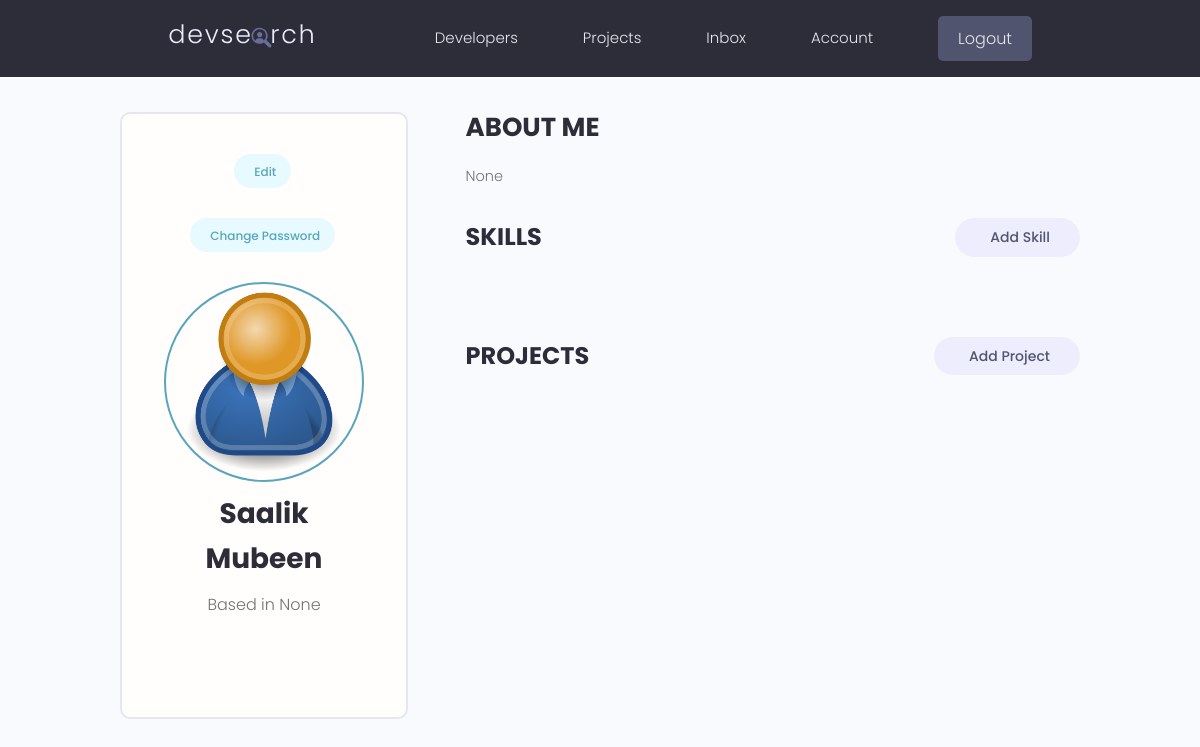
/account/ (signed in), run on an earlier commit of the app's database.
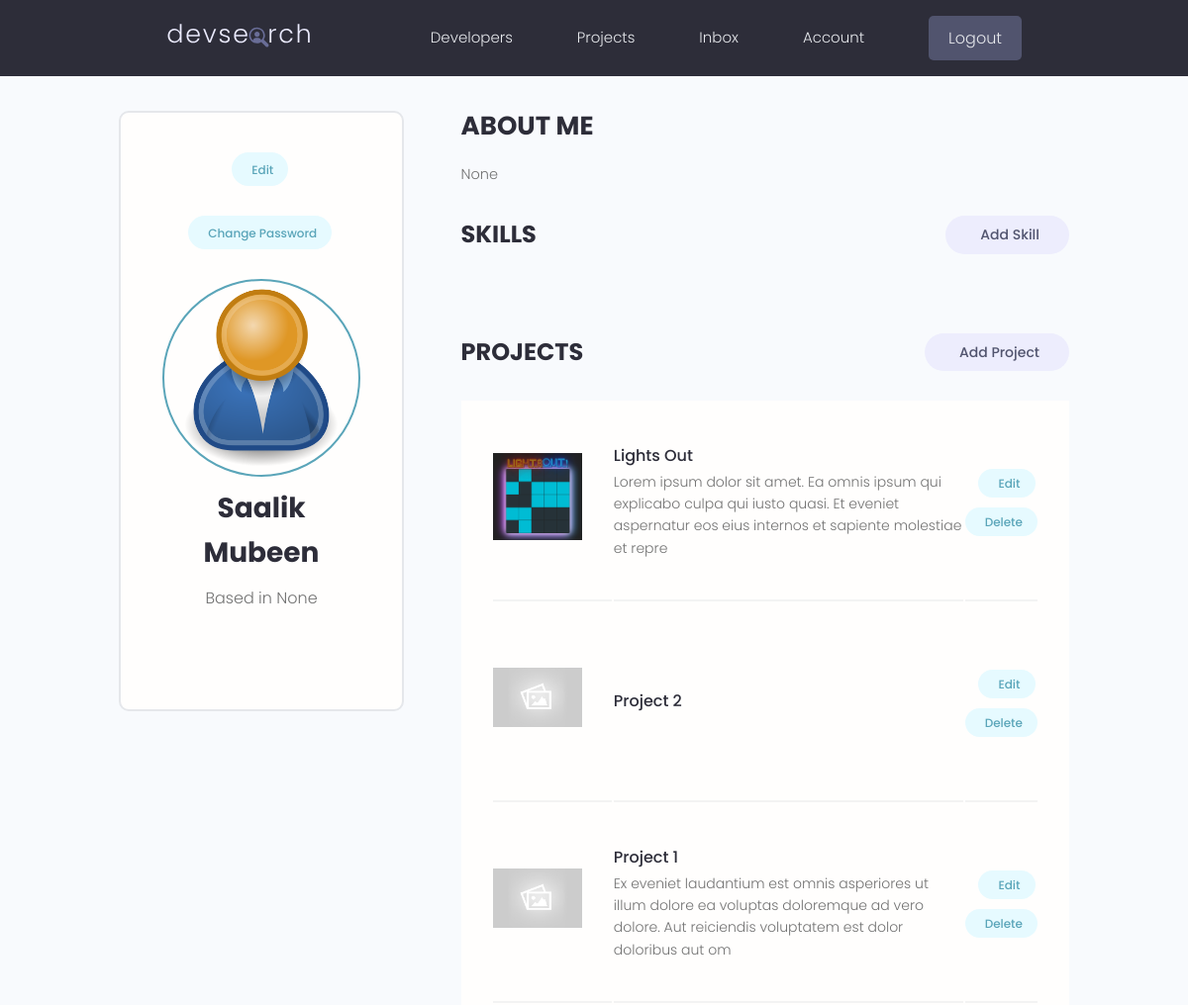
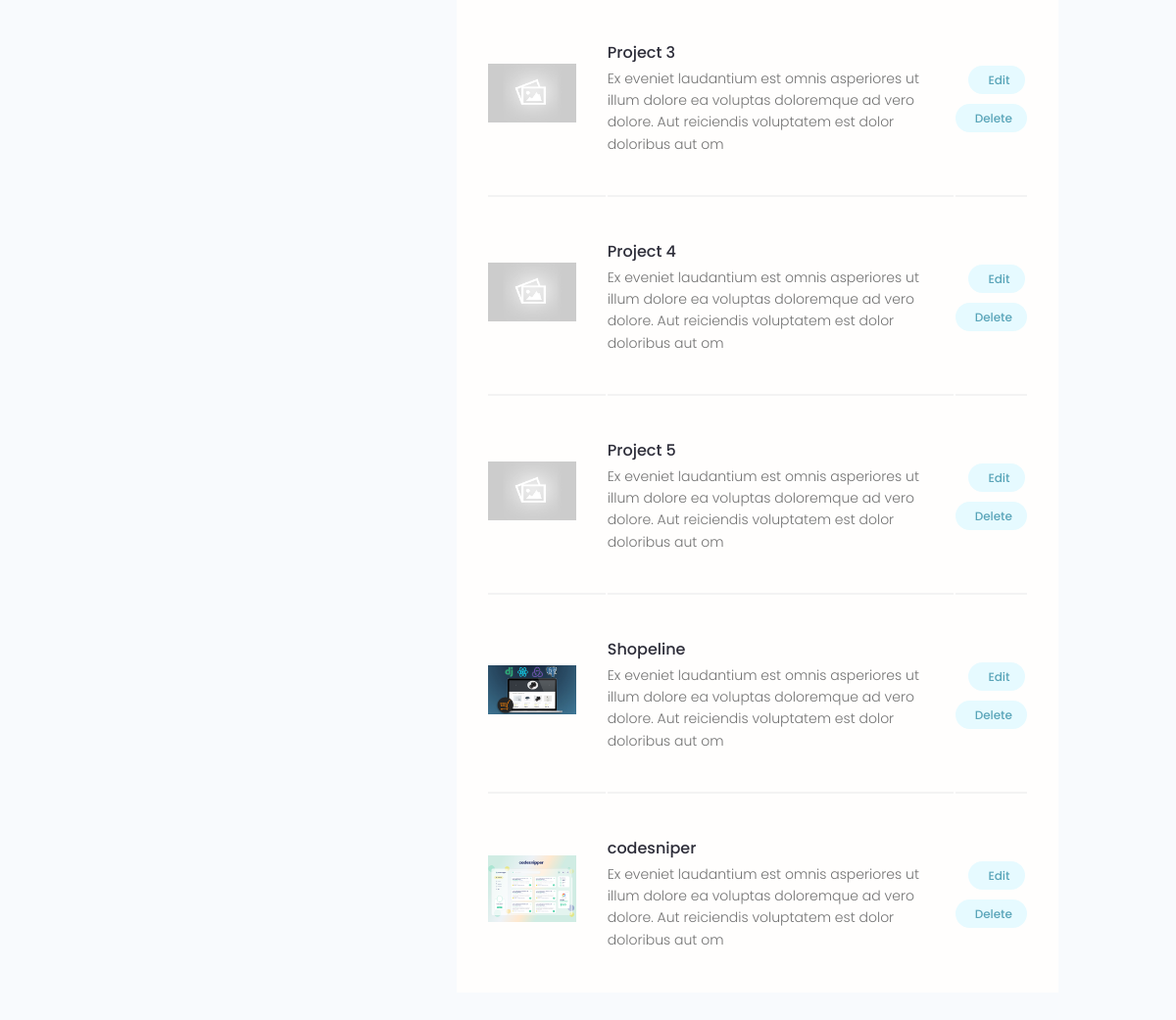
And on a later commit of the database (2 pictures, top to bottom).
### users/models.py (models this page shows, shortened)
class Profile(models.Model):
    id = models.UUIDField(default=uuid.uuid4, unique=True, primary_key=True, editable=False)
    user = models.OneToOneField(User, on_delete=models.CASCADE)
    name = models.CharField(max_length=200)
    email = models.EmailField(max_length=500)
    username = models.CharField(max_length=200)
    location = models.CharField(max_length=200, blank=True, null=True)
    short_intro = models.CharField(max_length=200, blank=True, null=True)
    bio = models.TextField(blank=True, null=True)
    profile_image = models.ImageField(null=True, blank=True, upload_to='profiles/', default="profiles/user-default.png")
    social_github = models.CharField(max_length=200, blank=True, null=True)
    social_twitter = models.CharField(max_length=200, blank=True, null=True)
    social_linkedin = models.CharField(max_length=200, blank=True, null=True)
    social_youtube = models.CharField(max_length=200, blank=True, null=True)
    social_website = models.CharField(max_length=200, blank=True, null=True)
    created = models.DateTimeField(auto_now_add=True)

### projects/models.py (models this page shows, shortened)
class Project(models.Model):
    id = models.UUIDField(default=uuid.uuid4, unique=True, primary_key=True, editable=False)
    owner = models.ForeignKey(
        Profile, on_delete=models.CASCADE, related_name='projects')
    title = models.CharField(max_length=200)
    description = models.TextField(null=True, blank=True)
    featured_image = models.ImageField(
        null=True, blank=True, default="default.jpg")
    demo_link = models.CharField(max_length=2000, null=True, blank=True)
    source_link = models.CharField(max_length=2000, null=True, blank=True)
    tags = models.ManyToManyField('Tag', blank=True)
    vote_total = models.IntegerField(default=0, null=True, blank=True)
    vote_ratio = models.IntegerField(default=0, null=True, blank=True)
    created = models.DateTimeField(auto_now_add=True)
    class Meta:
        ordering = ['-vote_ratio', '-vote_total', 'title']

### users/views.py (the view)
# urls.py: path('account/', views.user_account, name="account"),
@login_required(login_url='login')
def user_account(request):
    profile = request.user.profile
    return render(request, 'users/account.html', {"profile": profile})

### users/templates/users/account.html (shortened to what this page needs)
{% extends 'base.html' %}
{% block content %}
<main class="settingsPage profile my-md">
  <div class="container">
    <div class="layout">
      <div class="column column--1of3">
        <div class="card text-center">
          <div class="card__body dev">
            <a class="tag tag--pill tag--main settings__btn" href="{% url 'edit-profile' %}">
              Edit</a>
              <a class="tag tag--pill tag--main settings__btn" href="{% url 'change-password' %}">
              Change Password</a>
            <img class="avatar avatar--xl dev__avatar" src="{{profile.profile_image.url}}" />
            <h2 class="dev__name">{{profile.name}}</h2>
            <p class="dev__location">Based in {{profile.location}}</p>
          </div>
        </div>
      </div>
      <div class="column column--2of3">
        <div class="devInfo">
          <h3 class="devInfo__title">About Me</h3>
          <p class="devInfo__about">{{profile.bio}}</p>
        </div>
        <div class="settings">
          <h3 class="settings__title">Skills</h3>
          <a class="tag tag--pill tag--sub settings__btn tag--lg" href="{% url 'create-skill' %}"> Add Skill</a>
        </div>
        <div class="settings">
          <h3 class="settings__title">Projects</h3>
          <a class="tag tag--pill tag--sub settings__btn tag--lg" href="{% url 'create-project' %}"> Add Project</a>
        </div>
        <table class="settings__table">
          {% for project in profile.projects.all %}
          <tr>
            <td class="settings__thumbnail">
              <a href="{% url 'project' project.id %}"><img src="{{project.featured_image.url}}" alt="Project Thumbnail" /></a>
            </td>
            <td class="settings__tableInfo">
              <a href="{% url 'project' project.id %}">{{project.title}}</a>
              <p>{{project.description|slice:"150"}}</p>
            </td>
            <td class="settings__tableActions">
              <a class="tag tag--pill tag--main settings__btn" href="{% url 'update-project' project.id %}"> Edit</a>
              <a class="tag tag--pill tag--main settings__btn"
                href="{% url 'delete-project'  project.id %}">
                Delete</a>
            </td>
          </tr>
          {% endfor %}
        </table>
      </div>
    </div>
  </div>
</main>
{% endblock %}

### templates/base.html (shortened to what this page needs)
<!DOCTYPE html>
{% load static %}
<html>
<head>
    <link rel="stylesheet" href="https://cdn.iconmonstr.com/1.3.0/css/iconmonstr-iconic-font.min.css" />
    <link rel="stylesheet" href="{% static 'uikit/styles/uikit.css' %}" />
    <link rel="stylesheet" href="{% static 'styles/app.css' %}" />
</head>
<body>
    {% include 'navbar.html' %}
    {% block content %}
    {% endblock content %}
</body>
</html>

### templates/navbar.html (shortened to what this page needs)
{% load static %}
<header class="header">
    <div class="container container--narrow">
        <a href="{% url 'home' %}" class="header__logo">
            <img src="{% static 'images/logo.svg' %} " alt="DevSearch Logo" />
        </a>
        <nav class="header__nav">
            <ul class="header__menu">
                <li class="header__menuItem"><a href="{% url 'home' %}">Developers</a></li>
                <li class="header__menuItem"><a href="{% url 'projects' %}">Projects</a></li>
                {% if request.user.is_authenticated %}
                    <li class="header__menuItem"><a href="{% url 'inbox' %}">Inbox</a></li>
                    <li class="header__menuItem"><a href="{% url 'account' %}">Account</a></li>
                    <li class="header__menuItem"><a href="{% url 'logout' %}" class="btn btn--sub">Logout</a></li>
                {% else %}
                    <li class="header__menuItem"><a href="{% url 'login' %}" class="btn btn--sub">Login</a></li>
                    <li class="header__menuItem"><a href="{% url 'register' %}" class="btn btn--sub">Sign Up</a></li>
                {% endif %}
            </ul>
        </nav>
    </div>
</header>

### static/styles/app.css (style rules this page uses)
:root { --color-sub: #2d2d39; }
.btn--sub { background-color: var(--color-sub-light); }
.card { border: 2px solid var(--color-light); }
img { width: 100%; }
.header { position: sticky; z-index: 111; background-color: var(--color-sub); padding: 1.5rem 0; }
.header > .container { display: flex; justify-content: space-between; align-items: center; }
.header__logo > img { height: 3.8rem; }
.header__nav > ul { display: inline-flex; align-items: center; list-style: none; gap: 6.5rem; }
.header__menuItem > a { color: var(--color-light); font-weight: 300; }
.profile .card > .dev { padding: 4rem; }
.dev__avatar { display: block; margin: auto; }
.dev__name { color: var(--color-sub); font-size: 2.8rem; font-weight: 700; margin-top: 1rem; margin-bottom: 0.5rem; }
.dev__location { margin-top: 1rem; }
.devInfo { margin-bottom: 3rem; }
.devInfo__title, .devInfo__subtitle { font-size: 2.6rem; color: var(--color-sub); text-transform: uppercase; font-weight: 700; margin-bottom: 1.5rem; }
.devInfo__about, .devSkill__info { font-size: 1.45rem; line-height: 1.7; text-align: justify; }
.settingsPage .dev > .settings__btn { display: inline-block; margin-bottom: 3rem; }
.settings { display: flex; justify-content: space-between; align-items: center; }
.settings__title { font-size: 2.4rem; text-transform: uppercase; font-weight: 700; color: var(--color-sub); }
.settings__table { margin-top: 3rem; margin-bottom: 5rem; padding: 0 3rem; background: var(--color-white); }
.settings__table tr { width: 100%; }
.settings__table tr > td { padding: 2rem 0; }
.settings__table tr:not(:last-child) td { border-bottom: 2px solid var(--color-white-light); }
.settings__thumbnail { width: 23%; min-width: 10rem; }
.settings__thumbnail img { padding-right: 3rem; height: 15rem; object-fit: contain; }
.settings__tableInfo { width: 100%; }
.settings__tableInfo h4, .settings__tableInfo a { padding-right: 1rem; width: auto; font-size: 1.6rem; font-weight: 500; color: var(--color-sub); }
.settings__tableInfo p { font-size: 1.4rem; }
.settings__tableActions { text-align: right; }

### static/uikit/styles/modules/_variables.css (style rules this page uses)
:root { --color-main: #5aa5b9; --color-main-light: #e6faff; --color-sub: #3f4156; --color-sub-light: #51546e; --color-sub-lighter: #ededfd; --color-text: #737373; --color-gray: #8b8b8b; --color-light: #e5e7eb; --color-light-gray: #767676; --color-bg: #f8fafd; --color-white: #fffefd; --color-white-light: #f3f3f3; --color-success: #359e64; --color-success-bg: #def8e8; --color-error: #fc4b0b; --color-error-bg: #fff2ee; --font-base: 'Poppins', arial, helvetica, 'Segoe UI', roboto, ubuntu, sans-serif; --font-monospace: 'Fira Code', 'Courier New', courier, monospace; --font-regular: 300; --font-medium: 500; --font-bold: 700; --generic-shadow: 1px 1px 5px #00000010; --generic-transition: all 0.3s ease-in-out; }

### static/uikit/styles/modules/_base.css (style rules this page uses)
* { margin: 0; padding: 0; box-sizing: border-box; text-rendering: optimizeLegibility; color: inherit; font-size: inherit; }
html { font-size: 50%; }
@media only screen and (min-width: 480px) { html { font-size: 56.25%; } }
@media only screen and (min-width: 1200px) { html { font-size: 62.5%; } }
body { line-height: 1.6; font-weight: 400; font-size: 1.5rem; color: var(--color-text); background-color: var(--color-bg); min-height: 100vh; }

### static/uikit/styles/modules/_typography.css (style rules this page uses)
* { font-family: var(--font-base); }
h2 { font-size: 3.6rem; font-weight: var(--font-bold); }
h3 { font-size: 3.2rem; font-weight: var(--font-medium); }
p, span, strong { font-size: 1.6rem; color: var(--color-text); font-weight: var(--font-regular); }
a { padding-bottom: 2px; text-decoration: none; display: inline-block; color: var(--color-main); font-weight: var(--font-medium); }

### static/uikit/styles/modules/_utilities.css (style rules this page uses)
.container { width: 92%; max-width: 165rem; margin: 0 auto; box-sizing: border-box; }
.container--narrow { width: 92%; max-width: 120rem; }
@media screen and (min-width: 1000px) { .container { width: 90%; } }
@media screen and (min-width: 1000px) { .container--narrow { width: 85%; } }
@media screen and (min-width: 1200px) { .container { width: 80%; } }
@media screen and (min-width: 1200px) { .container--narrow { width: 72%; } }
.text-center { text-align: center; }
.my-md { margin: 3rem auto; }

### static/uikit/styles/modules/_avatar.css (style rules this page uses)
.avatar { border-radius: 50%; border: 2px solid var(--color-main); object-fit: cover; }
.avatar--xl { height: 20rem; width: 20rem; }

### static/uikit/styles/modules/_card.css (style rules this page uses)
.card { border-radius: 1rem; background-color: var(--color-white); border: 1.5px solid var(--color-light); width: auto; height: auto; margin-top: 0.5rem; margin-bottom: 0.5rem; overflow: hidden; }
.card__body, .card__header { padding: 2rem 2.5rem; }

What changed in the data, as far as the page shows it:
added Project: featured_image (picture), title "Lights Out", description "Lorem ipsum dolor sit amet. Ea omnis ipsum qui explicabo culpa qui iusto quasi. Et eveniet aspernatur eos eius internos et sapiente molestiae et repre"
added Project: featured_image (placeholder picture), title "Project 2"
added Project: featured_image (placeholder picture), title "Project 1", description "Ex eveniet laudantium est omnis asperiores ut illum dolore ea voluptas doloremque ad vero dolore. Aut reiciendis voluptatem est dolor doloribus aut om"
added Project: featured_image (placeholder picture), title "Project 3", description "Ex eveniet laudantium est omnis asperiores ut illum dolore ea voluptas doloremque ad vero dolore. Aut reiciendis voluptatem est dolor doloribus aut om"
added Project: featured_image (placeholder picture), title "Project 4", description "Ex eveniet laudantium est omnis asperiores ut illum dolore ea voluptas doloremque ad vero dolore. Aut reiciendis voluptatem est dolor doloribus aut om"
added Project: featured_image (placeholder picture), title "Project 5", description "Ex eveniet laudantium est omnis asperiores ut illum dolore ea voluptas doloremque ad vero dolore. Aut reiciendis voluptatem est dolor doloribus aut om"
added Project: featured_image (picture), title "Shopeline", description "Ex eveniet laudantium est omnis asperiores ut illum dolore ea voluptas doloremque ad vero dolore. Aut reiciendis voluptatem est dolor doloribus aut om"
added Project: featured_image (picture), title "codesniper", description "Ex eveniet laudantium est omnis asperiores ut illum dolore ea voluptas doloremque ad vero dolore. Aut reiciendis voluptatem est dolor doloribus aut om"
